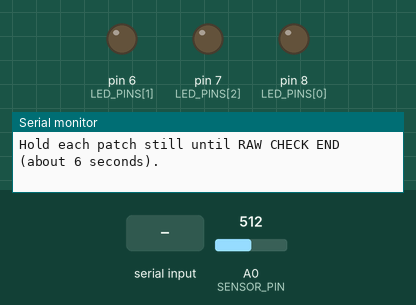
Recording of a sketch running on a simulated Arduino Uno, built with avr-gcc and run on an emulated ATmega328P. Shown: output pins drawn as LEDs (lit = HIGH), the last lines printed to the serial monitor. The test bench sets the inputs (shaded band); at power-on: A0 (SENSOR_PIN) = 512.

Above: at 2.2 s.
2.3 s: "b\n" received over Serial
At 4.05 s:
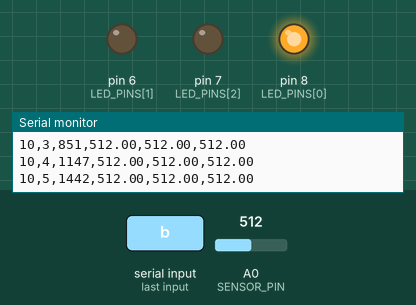
At 4.49 s:
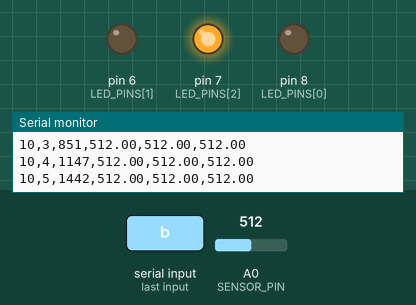
5.3 s: A0 (SENSOR_PIN) set to 11
8.3 s: A0 (SENSOR_PIN) set to 8
9.8 s: byte 119 ('w') received over Serial
At 11.77 s:
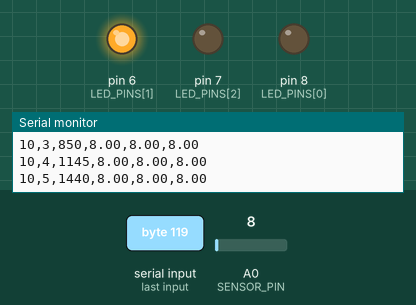
Timing chart, 0 to 13.8 s (numbered marks = the images above; inputs shaded):
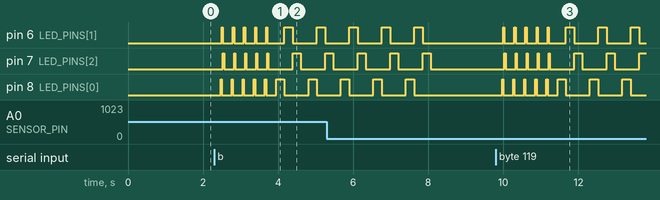

Measured:
- after the input at 2.3 s, pin 6 (LED_PINS[1]): goes 4 × (HIGH 0.03 s, LOW 0.26 s), HIGH 0.03 s, LOW 0.45 s, HIGH 0.22 s, LOW 0.64 s, HIGH 0.22 s, then LOW, starting after 0.20 s; pin 7 (LED_PINS[2]): goes 4 × (HIGH 0.03 s, LOW 0.26 s), HIGH 0.03 s, LOW 0.64 s, HIGH 0.22 s, LOW 0.64 s, then HIGH, starting after 0.23 s
- after the input at 9.8 s, pin 8 (LED_PINS[0]): LOW → HIGH after 0.17 s, then repeats every 0.87 s: HIGH 0.22 s, LOW 0.64 s

The sketch:

sensor_stability.ino
```cpp
#include <Arduino.h>

constexpr uint8_t SENSOR_PIN = A0;
constexpr uint8_t LED_PINS[3] = {8, 6, 7};  // R, G, B: same wiring as scanner
constexpr uint8_t SAMPLE_COUNT = 10;
constexpr uint16_t SETTLE_DELAYS[2] = {10, 200};
constexpr uint8_t REPEATS = 5;
constexpr uint16_t INTER_READ_PAUSE_MS = 200;
uint16_t captureNumber = 0;

void ledOff() {
  for (uint8_t color = 0; color < 3; color++) digitalWrite(LED_PINS[color], LOW);
}

float readAverage() {
  long sum = 0;
  for (uint8_t sample = 0; sample < SAMPLE_COUNT; sample++) {
    sum += analogRead(SENSOR_PIN);
    delay(2);
  }
  return static_cast<float>(sum) / SAMPLE_COUNT;
}

void readRGB(uint16_t settleMs, float output[3]) {
  for (uint8_t color = 0; color < 3; color++) {
    ledOff();
    // Only full on/off is required; no PWM timer is used in this diagnostic.
    digitalWrite(LED_PINS[color], HIGH);
    delay(settleMs);
    output[color] = readAverage();
    digitalWrite(LED_PINS[color], LOW);
  }
}

void captureRaw(const char *patch) {
  captureNumber++;
  uint32_t start = static_cast<uint32_t>(millis());
  Serial.println("========== RAW CHECK START ==========");
  Serial.print("CAPTURE="); Serial.println(captureNumber);
  Serial.print("PATCH="); Serial.println(patch);
  Serial.println("LED_DRIVE=DIGITAL_FULL_ON_OFF");
  Serial.print("SAMPLE_COUNT="); Serial.println(SAMPLE_COUNT);
  Serial.print("INTER_READ_PAUSE_MS="); Serial.println(INTER_READ_PAUSE_MS);
  Serial.println("Keep the paper still until RAW CHECK END.");
  Serial.println("delay_ms,repeat,elapsed_ms,raw_r,raw_g,raw_b");
  for (uint8_t condition = 0; condition < 2; condition++) {
    for (uint8_t repeat = 0; repeat < REPEATS; repeat++) {
      float rgb[3];
      readRGB(SETTLE_DELAYS[condition], rgb);
      Serial.print(SETTLE_DELAYS[condition]); Serial.print(",");
      Serial.print(repeat + 1); Serial.print(",");
      Serial.print(static_cast<uint32_t>(millis()) - start);
      for (uint8_t channel = 0; channel < 3; channel++) {
        Serial.print(","); Serial.print(rgb[channel], 2);
      }
      Serial.println();
      delay(INTER_READ_PAUSE_MS);
    }
  }
  ledOff();
  Serial.println("=========== RAW CHECK END ===========");
  Serial.println("Next: move paper, then send b (black) or w (white).");
}

void setup() {
  Serial.begin(9600);
  for (uint8_t color = 0; color < 3; color++) pinMode(LED_PINS[color], OUTPUT);
  ledOff();
  delay(1000);
  Serial.println("Raw sensor stability check: black b -> white w -> same black b.");
  Serial.println("Hold each patch still until RAW CHECK END (about 6 seconds).");
}

void loop() {
  if (Serial.available() > 0) {
    int command = Serial.read();
    if (command == 'b' || command == 'B') captureRaw("BLACK");
    else if (command == 'w' || command == 'W') captureRaw("WHITE");
    else if (command != '\r' && command != '\n' && command != ' ' && command != '\t') {
      Serial.println("Send b for black or w for white.");
    }
  }
}
```
